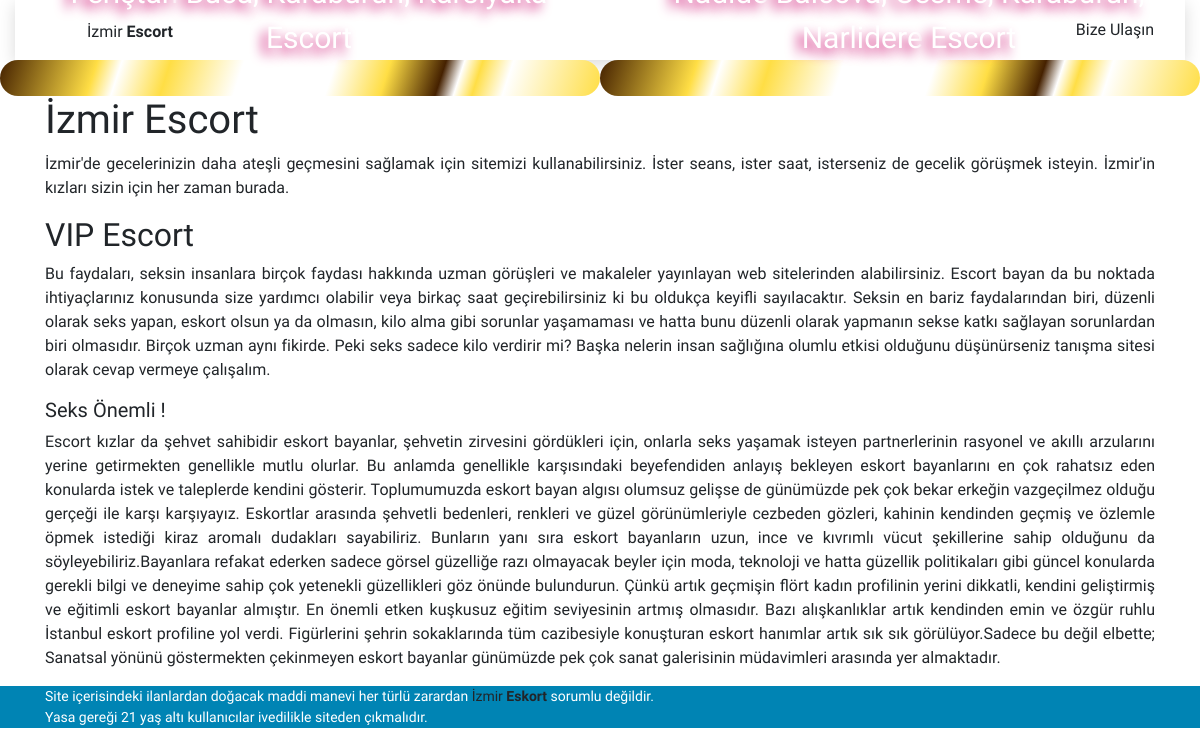
/, run on an earlier commit of the app's database.
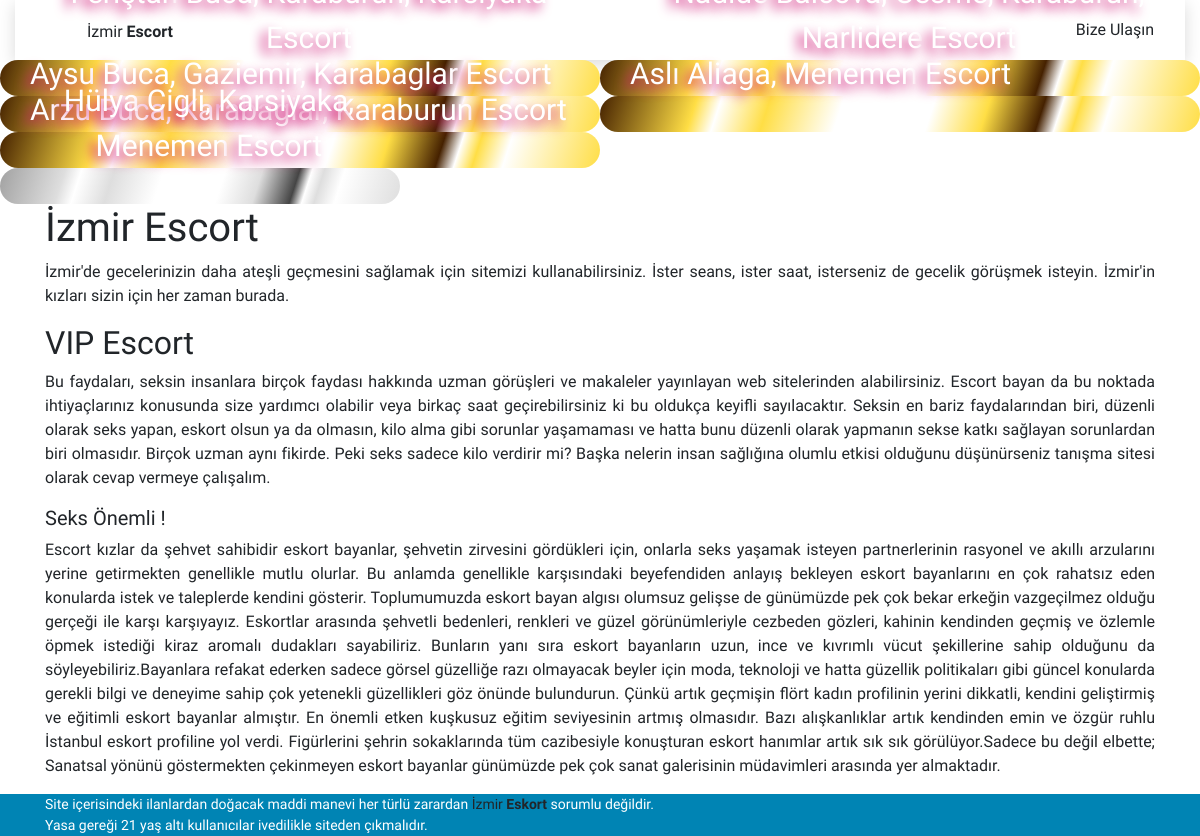
And on a later commit of the database.
### sayfa/models.py (models this page shows, shortened)
class Eskort(models.Model):
    class Rank(models.IntegerChoices):
        GOLD = 1
        SILVER = 2
        BRONZE = 3
    class Status(models.IntegerChoices):
        ACIK = 1
        KAPALI = 0
    class Ilceler(models.TextChoices):
        aliaga = 'Aliağa'
        balcova = 'Balçova'
        bayrakli = 'Bayraklı'
        bornova = 'Bornova'
        buca = 'Buca'
        cesme = 'Çeşme'
        cigli = 'Çiğli'
        gaziemir = 'Gaziemir'
        guzelbahce = 'Güzelbahçe'
        karabaglar = 'Karabağlar'
        karaburun = 'Karaburun'
        karsiyaka = 'Karşıyaka'
        konak = 'Konak'
        menemen = 'Menemen'
        narlidere = 'Narlıdere'
        seferihisar = 'Seferihisar'
        urla = 'Urla'
    name = models.CharField(_("İsim"),max_length=100)
    tel = models.CharField(_("Telefon"),max_length=20)
    text = HTMLField(_("Açıklama"))
    duration = models.DurationField(_("Süre"),default=timedelta(days=7))
    ilceler = MultiSelectField(_("İlçeler"),max_length=200, choices=Ilceler.choices,default=Ilceler.buca)
    rank = models.IntegerField(choices=Rank.choices)
    status = models.IntegerField(_("Durum"),choices=Status.choices, default=1)
    def get_absolute_url(self):
        return reverse("escort_view", kwargs={"id": self.id})

### sayfa/views.py (the view)
# urls.py: path('', index_view,name="main"),
def index_view(request, *args, **kwargs):
    escg = Eskort.objects.filter(rank=1).all()
    escs = Eskort.objects.filter(rank=2).all()
    escb = Eskort.objects.filter(rank=3).all()
    return render(request,'index.html',{'escg':escg,'escs':escs,'escb':escb})

### templates/index.html (shortened to what this page needs)
{% extends 'main.html' %}
{% block main %}
<div class = "row">
{% for e in escg %}
<div class="{% if e.rank == 1 %}col-6{% elif e.rank == 2 %}col-4{% elif e.rank == 3 %}col-3{% endif %} fancyborder {{ e.get_rank_display }}" >
    <div class="wrap">
        <div class="name">{{ e.name }} {{ e.ilceler }} Escort</div>
    </div>
  </div>
{% endfor %}
</div>
<div class = "row">
  {% for e in escs %}
  <div class="{% if e.rank == 1 %}col-6{% elif e.rank == 2 %}col-4{% elif e.rank == 3 %}col-3{% endif %} fancyborder {{ e.get_rank_display }}" >
      <div class="wrap">
          <div class="name">{{ e.name }} {{ e.ilceler }} Escort</div>
      </div>
    </div>
  {% endfor %}
  </div>
<div class="container just">
<h1>İzmir Escort</h1>
<p>İzmir'de gecelerinizin daha ateşli geçmesini sağlamak için sitemizi kullanabilirsiniz.
    İster seans, ister saat, isterseniz de gecelik görüşmek isteyin. İzmir'in kızları sizin için her zaman burada. </p>
<h2>VIP Escort</h2>
      <p>Bu faydaları, seksin insanlara birçok faydası hakkında uzman görüşleri ve makaleler yayınlayan web sitelerinden alabilirsiniz. Escort bayan da bu noktada ihtiyaçlarınız konusunda size yardımcı olabilir veya birkaç saat geçirebilirsiniz ki bu oldukça keyifli sayılacaktır. Seksin en bariz faydalarından biri, düzenli olarak seks yapan, eskort olsun ya da olmasın, kilo alma gibi sorunlar yaşamaması ve hatta bunu düzenli olarak yapmanın sekse katkı sağlayan sorunlardan biri olmasıdır. Birçok uzman aynı fikirde. Peki seks sadece kilo verdirir mi? Başka nelerin insan sağlığına olumlu etkisi olduğunu düşünürseniz tanışma sitesi olarak cevap vermeye çalışalım.</p>
<h3>Seks Önemli ! </h3>
<p>Escort kızlar da şehvet sahibidir
    eskort bayanlar, şehvetin zirvesini gördükleri için, onlarla seks  yaşamak isteyen partnerlerinin rasyonel ve akıllı arzularını yerine getirmekten genellikle mutlu olurlar. Bu anlamda genellikle karşısındaki beyefendiden  anlayış bekleyen eskort bayanlarını en çok rahatsız eden konularda istek ve taleplerde kendini gösterir. Toplumumuzda eskort bayan algısı olumsuz gelişse de günümüzde pek çok bekar erkeğin vazgeçilmez olduğu gerçeği ile karşı karşıyayız. Eskortlar arasında şehvetli bedenleri, renkleri ve güzel görünümleriyle cezbeden gözleri, kahinin kendinden geçmiş ve özlemle öpmek istediği kiraz aromalı dudakları sayabiliriz. Bunların yanı sıra eskort bayanların uzun, ince ve kıvrımlı vücut şekillerine sahip olduğunu da söyleyebiliriz.Bayanlara refakat ederken sadece
    görsel güzelliğe razı olmayacak beyler için moda, teknoloji ve hatta güzellik politikaları gibi güncel konularda gerekli bilgi ve deneyime sahip  çok yetenekli güzellikleri göz önünde bulundurun. Çünkü artık geçmişin flört kadın profilinin yerini dikkatli, kendini geliştirmiş ve eğitimli eskort bayanlar almıştır. En önemli etken kuşkusuz eğitim seviyesinin artmış olmasıdır. Bazı alışkanlıklar  artık
     kendinden emin ve özgür ruhlu İstanbul eskort profiline yol verdi. Figürlerini şehrin sokaklarında tüm cazibesiyle konuşturan eskort hanımlar artık sık sık görülüyor.Sadece bu değil elbette; Sanatsal yönünü göstermekten çekinmeyen eskort bayanlar günümüzde pek çok sanat galerisinin müdavimleri arasında yer almaktadır.
    </p>
  </div>
{% endblock main %}

### templates/main.html (shortened to what this page needs)
<!doctype html>
<html ⚡ lang="tr">
<head>
</head>
<body>
    {% load static %}
    <header class="mega-menu full-width">
        <div class="container-fluid">
            <div class="row">
                <div class="header">
                    <div class="container">
                        <nav class="main-menu" id="main-menu">
                            <ul class="main-menu">
                                <li class="main-menu-logo">
                                    <a href="/" title="İzmir Escort">
                                        <span class="logo">İzmir <strong>Escort</strong></span>
                                    </a>
                                </li>
                                <li class="main-menu-right">
                                    <a href="#" title="İzmir Escort">Bize Ulaşın</a>
                                </li>
                            </ul>
                        </nav>
                    </div>
                </div>
            </div>
        </div>
    </header>
    <main>
        <div class = "">
       {% block main %} PlaceHolder {% endblock %}
        </div>
    </main>
    <footer >
        <div class="container just">
        <span >Site içerisindeki ilanlardan doğacak maddi manevi her türlü zarardan <a href="https://sorginal.pythonanywhere.com">İzmir <b>Eskort</b></a>
            sorumlu değildir.<br />Yasa gereği 21 yaş altı kullanıcılar ivedilikle siteden çıkmalıdır. </span>
        </div>
    </footer>
</body>

### templates/main.html (style rules this page uses)
body { -webkit-animation: -amp-start 8s steps(1, end) 0s 1 normal both; -moz-animation: -amp-start 8s steps(1, end) 0s 1 normal both; -ms-animation: -amp-start 8s steps(1, end) 0s 1 normal both; animation: -amp-start 8s steps(1, end) 0s 1 normal both }

What changed in the data, as far as the page shows it:
added Eskort: name "Aysu", ilceler "Buca, Gaziemir, Karabaglar"
added Eskort: name "Aslı", ilceler "Aliaga, Menemen"
added Eskort: name "Arzu", ilceler "Buca, Karabaglar, Karaburun"
added Eskort: name "Hülya", ilceler "Cigli, Karsiyaka, Menemen"
